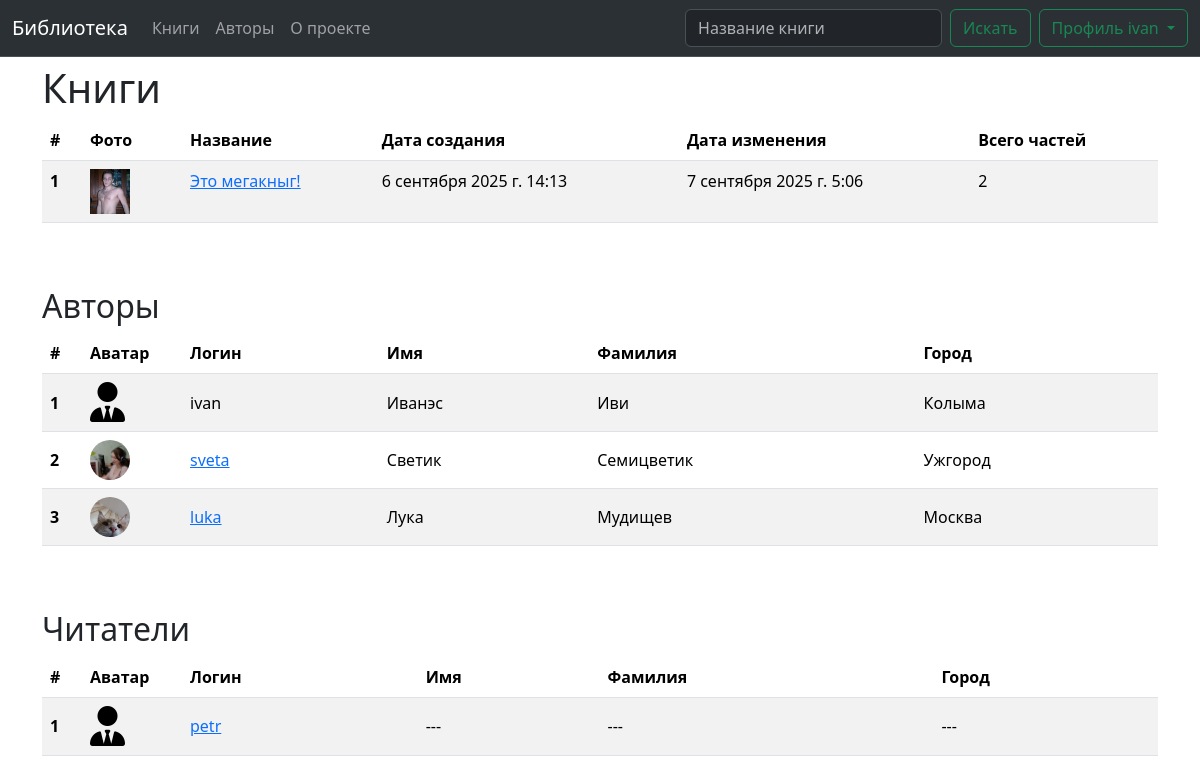
Screenshot of / (signed in) with the database file from the repository.
### library/models.py (models this page shows, shortened)
class Book(models.Model):
    title = models.CharField(max_length=250, unique=True)
    author = models.ForeignKey(User, on_delete=models.DO_NOTHING)
    description = HTMLField(null=True, blank=True)
    image = models.ImageField(null=True, blank=True, upload_to='books/')
    parts_num = models.PositiveIntegerField(default=0)
    isFinished = models.BooleanField(default=False)
    isShared = models.BooleanField(default=True)
    created_at = models.DateTimeField(auto_now_add=True)
    updated_at = models.DateTimeField(auto_now=True)

### users/models.py (models this page shows, shortened)
class Profile(models.Model):
    user = models.OneToOneField(User, on_delete=models.CASCADE)
    city = models.CharField(max_length=100, null=True, blank=True)
    about = HTMLField(null=True, blank=True)
    avatar = models.ImageField(null=True, blank=True, upload_to='users/')
    isAuthor = models.BooleanField(default=False)
    @property
    def friends(self):
        sent = FriendRequest.objects.filter(from_user=self, accepted=True).values_list('to_user', flat=True)
        received = FriendRequest.objects.filter(to_user=self, accepted=True).values_list('from_user', flat=True)
        friend_ids = list(sent) + list(received)
        return Profile.objects.filter(id__in=friend_ids)
    @property
    def friends_request_to_me(self):
        received = FriendRequest.objects.filter(to_user=self, accepted=False).values_list('from_user', flat=True)
        request_ids = list(received)
        return Profile.objects.filter(id__in=request_ids)

### library/views.py (the view)
# urls.py: path('', Index.as_view(), name='home'),
class Index(View):
    def get(self, req):
        books = Book.objects.all()
        authors = Profile.objects.filter(isAuthor=True)
        users = Profile.objects.filter(isAuthor=False)
        return render(req, 'library/home.html', {'books': books, 'authors': authors, 'users': users})

### library/context_processors.py (called while the page is built)
def menu_data(request):
    return {
        'authors_count': Profile.objects.filter(isAuthor=True).count(),
        'friends_count': request.user.profile.friends.count() if request.user.is_authenticated and hasattr(request.user, 'profile') else 0,
        'requests_count': request.user.profile.friends_request_to_me.count() if request.user.is_authenticated and hasattr(request.user, 'profile') else 0,
        'books_count': Book.objects.all().count(),
    }

### library/templates/library/home.html (shortened to what this page needs)
{% load static %}
<!DOCTYPE html>
<html lang="ru">
<head>
    <link href="https://use.fontawesome.com/releases/v6.1.1/css/all.css" rel="stylesheet">
    <link href="https://cdn.jsdelivr.net/npm/bootstrap@5.3.7/dist/css/bootstrap.min.css" rel="stylesheet">
    <link href="{% static 'css/base.css' %}" rel="stylesheet">
</head>
<body>
    {% include 'includes/header.html' %}
    <div class="container">
        <div class="row">
            <div class="col pt-5 mt-3">
                <h1>Книги</h1>
            </div>
        </div>
        {% if books|length %}
            <div class="row">
                <div class="col">
                    <table class="table table-striped">
                      <thead>
                        <tr>
                          <th scope="col" style="width: 40px">#</th>
                          <th scope="col" style="width: 100px">Фото</th>
                          <th scope="col">Название</th>
                          <th scope="col">Дата создания</th>
                          <th scope="col">Дата изменения</th>
                          <th scope="col">Всего частей</th>
                        </tr>
                      </thead>
                      <tbody>
                      {% for i in books %}
                        <tr>
                          <th scope="row">{{ forloop.counter }}</th>
                          <td>
                              {% if i.image %}
                                  <img src="{{ i.image.url }}" alt="img" width="40">
                              {% else %}
                                <i class="fa-solid fa-image" style="font-size: 40px"></i>
                              {% endif %}
                          </td>
                          <td>
                            <a href="{% url 'library:book_details' i.pk %}">{{ i.title }}</a>
                          </td>
                          <td>{{ i.created_at }}</td>
                          <td>{{ i.updated_at }}</td>
                          <td>{{ i.parts_num }}</td>
                        </tr>
                      {% endfor %}
                      </tbody>
                    </table>
                </div>
            </div>
        {% endif %}
        {% if authors|length %}
            <div class="row">
                <div class="col">
                    <h2 class="mt-5">Авторы</h2>
                    <table class="table table-striped">
                      <thead>
                        <tr>
                          <th scope="col" style="width: 40px">#</th>
                          <th scope="col" style="width: 100px">Аватар</th>
                          <th scope="col">Логин</th>
                          <th scope="col">Имя</th>
                          <th scope="col">Фамилия</th>
                          <th scope="col">Город</th>
                        </tr>
                      </thead>
                      <tbody>
                      {% for i in authors %}
                        <tr>
                          <th scope="row" style="vertical-align: middle">{{ forloop.counter }}</th>
                          <td class="avatar">
                              {% if i.avatar %}
                              <div class="img-avatar">
                                <img src="{{ i.avatar.url }}" alt="img" class="avatar-img" width="40">
                              </div>
                              {% else %}
                                <i class="fa-solid fa-user-tie" style="font-size: 40px"></i>
                              {% endif %}
                          </td>
                            {% if i.pk == user.profile.pk %}
                            <td style="vertical-align: middle">{{ i.user.username }}</td>
                            {% else %}
                            <td style="vertical-align: middle"><a href="{% url 'library:author' i.pk %}">{{ i.user.username }}</a></td>
                            {% endif %}
                          <td style="vertical-align: middle">{{ i.user.first_name|default:"---" }}</td>
                          <td style="vertical-align: middle">{{ i.user.last_name|default:"---" }}</td>
                          <td style="vertical-align: middle">{{ i.city|default:"---" }}</td>
                        </tr>
                      {% endfor %}
                      </tbody>
                    </table>
                </div>
            </div>
        {% endif %}
        {% if users|length %}
            <div class="row">
                <div class="col">
                    <h2 class="mt-5">Читатели</h2>
                    <table class="table table-striped">
                      <thead>
                        <tr>
                          <th scope="col" style="width: 40px">#</th>
                          <th scope="col" style="width: 100px">Аватар</th>
                          <th scope="col">Логин</th>
                          <th scope="col">Имя</th>
                          <th scope="col">Фамилия</th>
                          <th scope="col">Город</th>
                        </tr>
                      </thead>
                      <tbody>
                      {% for i in users %}
                        <tr>
                          <th scope="row" style="vertical-align: middle">{{ forloop.counter }}</th>
                          <td class="avatar">
                              {% if i.avatar %}
                              <div class="img-avatar">
                                <img src="{{ i.avatar.url }}" alt="img" class="avatar-img" width="40">
                              </div>
                              {% else %}
                                <i class="fa-solid fa-user-tie" style="font-size: 40px"></i>
                              {% endif %}
                          </td>
                            {% if i.pk == user.profile.pk %}
                            <td style="vertical-align: middle">{{ i.user.username }}</td>
                            {% else %}
                            <td style="vertical-align: middle"><a href="{% url 'library:author' i.pk %}">{{ i.user.username }}</a></td>
                            {% endif %}
                          <td style="vertical-align: middle">{{ i.user.first_name|default:"---" }}</td>
                          <td style="vertical-align: middle">{{ i.user.last_name|default:"---" }}</td>
                          <td style="vertical-align: middle">{{ i.city|default:"---" }}</td>
                        </tr>
                      {% endfor %}
                      </tbody>
                    </table>
                </div>
            </div>
        {% endif %}
    </div>
</body>
</html>

### templates/includes/header.html (shortened to what this page needs)
<nav class="navbar fixed-top navbar-expand-lg bg-body-tertiary bg-dark border-bottom border-body" data-bs-theme="dark">
  <div class="container-fluid">
    <a class="navbar-brand" href="{% url 'library:home' %}">Библиотека</a>
    <div class="collapse navbar-collapse" id="navbarSupportedContent">
      <ul class="navbar-nav me-auto mb-2 mb-lg-0">
        <li class="nav-item">
          <a
            class="nav-link {% if request.resolver_match.url_name == 'books' %}active{% endif %}"
            href="{% url 'library:books' %}"
          >Книги</a>
        </li>
        <li class="nav-item">
          <a
            class="nav-link {% if request.resolver_match.url_name == 'authors' %}active{% endif %}"
            href="{% url 'library:authors' %}"
          >Авторы</a>
        </li>
        <li class="nav-item">
          <a
            class="nav-link {% if request.resolver_match.url_name == 'about' %}active{% endif %}"
            href="{% url 'library:about' %}"
          >О проекте</a>
        </li>
      </ul>
      <form class="d-flex" role="search" method="get" action="{% url 'library:home' %}">
        <input class="form-control me-2" type="search" placeholder="Название книги" aria-label="Название книги"/>
        <button class="btn btn-outline-success" type="submit">Искать</button>
      </form>
        {% if user.is_authenticated and user.profile %}
        <div class="dropdown">
          <button class="btn btn-outline-success dropdown-toggle ms-2" type="button" data-bs-toggle="dropdown" aria-expanded="false">
            Профиль {{ user.username }}
          </button>
        </div>
        {% else %}
            <form class="d-flex ms-2" method="post" action="{% url 'users:login' %}">
              {% csrf_token %}
              <button class="btn btn-outline-success" type="submit">Вход</button>
            </form>
        {% endif %}
    </div>
  </div>
</nav>

### static/css/base.css (style rules this page uses)
html, body { height: 100%; }
.img-avatar { width: 40px; height: 40px; border-radius: 50%; overflow: hidden; }

### rows the page displays
Book: image (picture), title "Это мегакныг!", created_at "6 сентября 2025 г. 14:13", updated_at "7 сентября 2025 г. 5:06", parts_num "2"
Profile: user.username "ivan", user.first_name "Иванэс", user.last_name "Иви", city "Колыма"
Profile: avatar (picture), user.username "sveta", user.first_name "Светик", user.last_name "Семицветик", city "Ужгород"
Profile: avatar (picture), user.username "luka", user.first_name "Лука", user.last_name "Мудищев", city "Москва"
Profile: user.username "petr", user.first_name "---", user.last_name "---", city "---"

### other values shown
{{ user.username }} "ivan"
